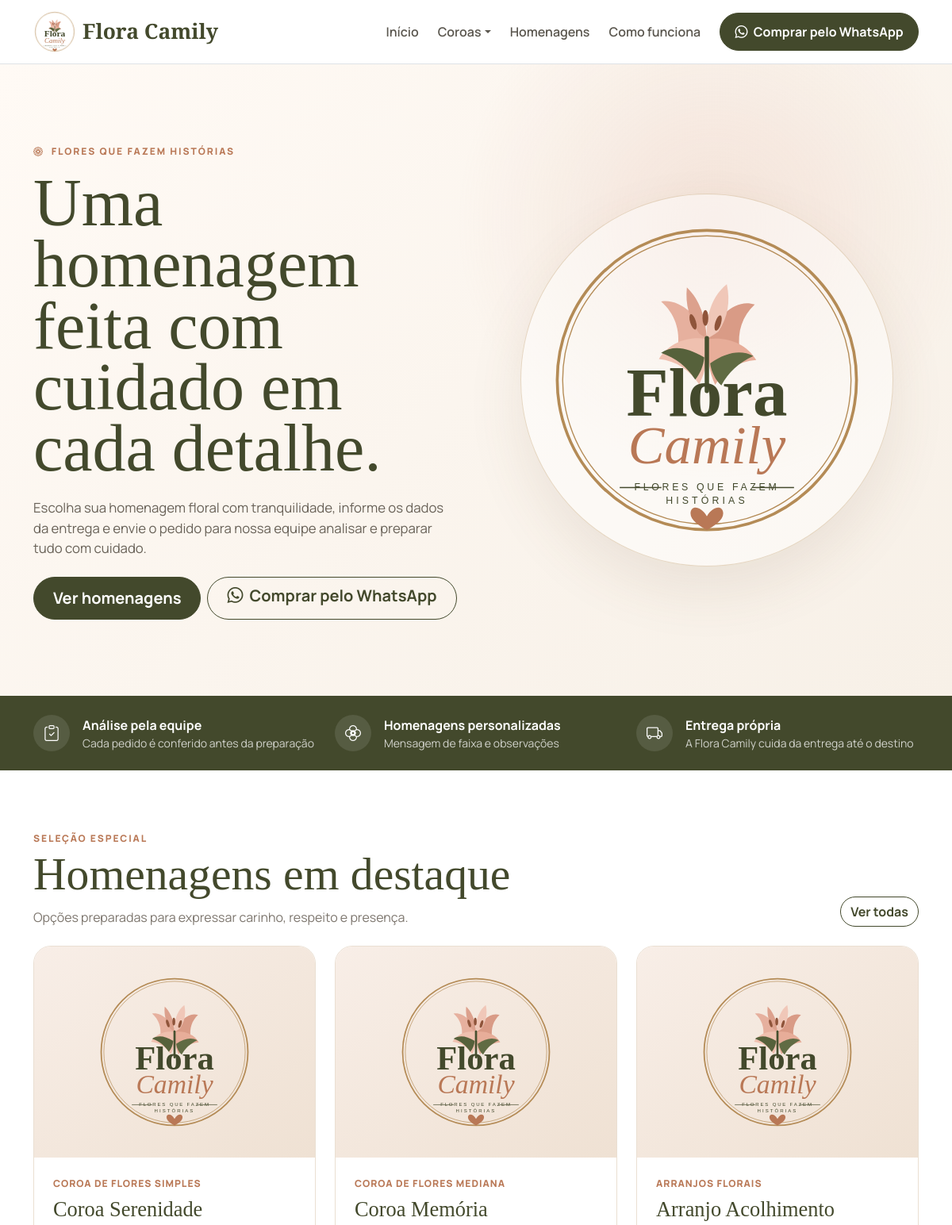
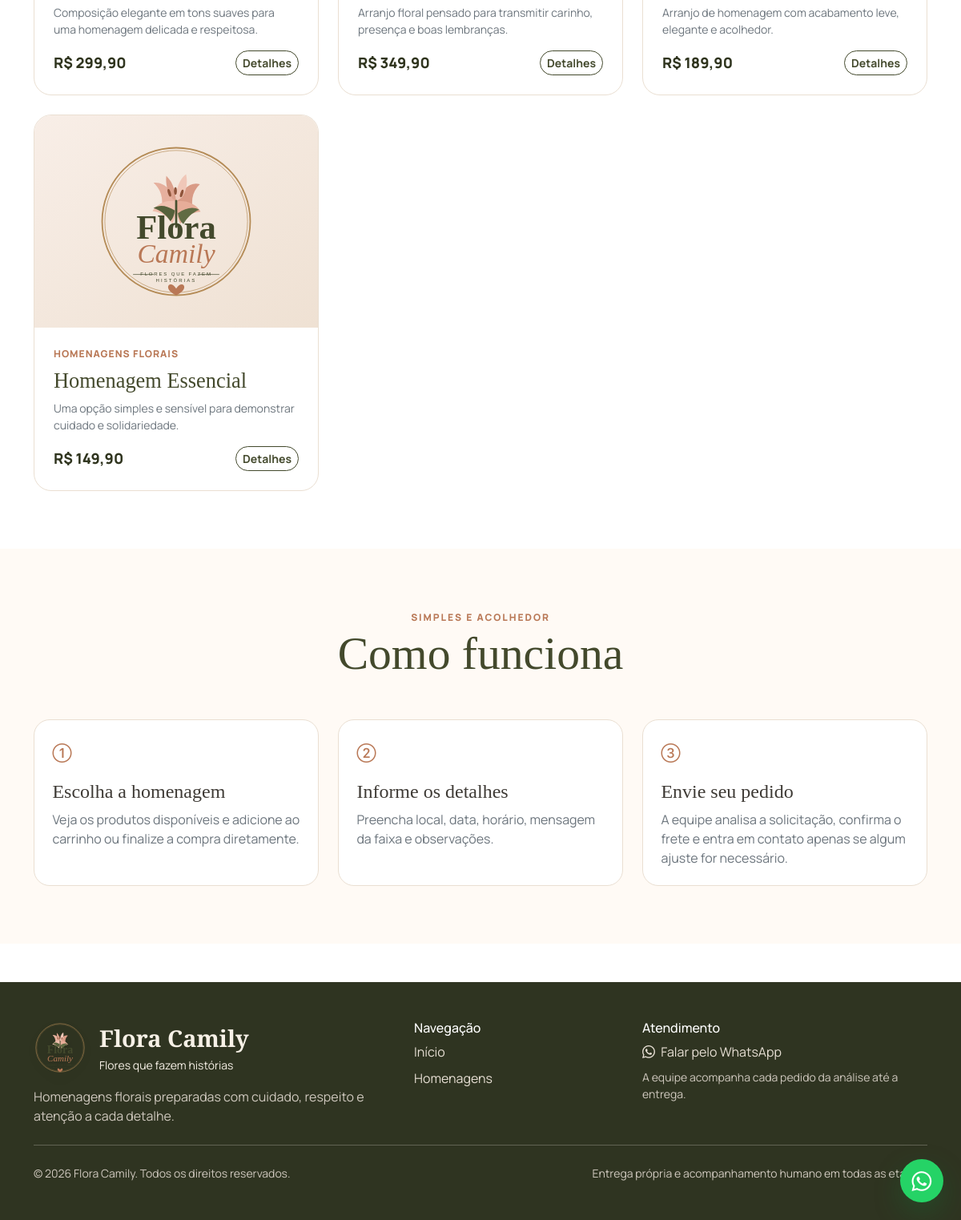
The page / on the database its author committed (2 pictures, top to bottom).
### tables this page shows
CREATE TABLE IF NOT EXISTS products (
    id INT UNSIGNED AUTO_INCREMENT PRIMARY KEY,
    name VARCHAR(160) NOT NULL,
    category VARCHAR(100) NOT NULL DEFAULT 'Homenagens florais',
    category_id INT UNSIGNED NULL,
    description TEXT NULL,
    price DECIMAL(10,2) NOT NULL DEFAULT 0.00,
    image VARCHAR(255) NULL,
    active TINYINT(1) NOT NULL DEFAULT 1,
    featured TINYINT(1) NOT NULL DEFAULT 0,
    created_at TIMESTAMP DEFAULT CURRENT_TIMESTAMP,
    updated_at TIMESTAMP DEFAULT CURRENT_TIMESTAMP ON UPDATE CURRENT_TIMESTAMP,
    INDEX idx_products_active (active),
    INDEX idx_products_featured (featured),
    INDEX idx_products_category_id (category_id),
    CONSTRAINT fk_products_category FOREIGN KEY (category_id) REFERENCES categories(id) ON DELETE SET NULL
);

CREATE TABLE IF NOT EXISTS app_settings (
    setting_key VARCHAR(120) PRIMARY KEY,
    setting_value TEXT NULL,
    updated_at TIMESTAMP DEFAULT CURRENT_TIMESTAMP ON UPDATE CURRENT_TIMESTAMP
);

CREATE TABLE IF NOT EXISTS categories (
    id INT UNSIGNED AUTO_INCREMENT PRIMARY KEY,
    name VARCHAR(120) NOT NULL,
    slug VARCHAR(140) NOT NULL UNIQUE,
    active TINYINT(1) NOT NULL DEFAULT 1,
    sort_order INT NOT NULL DEFAULT 0,
    created_at TIMESTAMP DEFAULT CURRENT_TIMESTAMP,
    updated_at TIMESTAMP DEFAULT CURRENT_TIMESTAMP ON UPDATE CURRENT_TIMESTAMP,
    INDEX idx_categories_active_sort (active, sort_order)
);

### config.php (called while the page is built, shortened)
<?php
function db(): PDO
{
    static $pdo = null;
    if ($pdo instanceof PDO) {
        return $pdo;
    }
    $dsn = 'mysql:host=' . DB_HOST . ';dbname=' . DB_NAME . ';charset=utf8mb4';
    try {
        $pdo = new PDO($dsn, DB_USER, DB_PASS, [
            PDO::ATTR_ERRMODE => PDO::ERRMODE_EXCEPTION,
            PDO::ATTR_DEFAULT_FETCH_MODE => PDO::FETCH_ASSOC,
            PDO::ATTR_EMULATE_PREPARES => false,
        ]);
    } catch (PDOException $e) {
        http_response_code(500);
        exit('Não foi possível conectar ao banco de dados. Verifique o arquivo config.local.php.');
    }
    return $pdo;
}
function e(?string $value): string
{
    return htmlspecialchars($value ?? '', ENT_QUOTES, 'UTF-8');
}
function money(float $value): string
{
    return 'R$ ' . number_format($value, 2, ',', '.');
}
function excerpt(?string $text, int $limit = 115): string
{
    $text = trim((string) $text);
    if (function_exists('mb_strlen') && function_exists('mb_substr')) {
        return mb_strlen($text, 'UTF-8') > $limit
            ? rtrim(mb_substr($text, 0, $limit, 'UTF-8')) . '...'
            : $text;
    }
    return strlen($text) > $limit ? rtrim(substr($text, 0, $limit)) . '...' : $text;
}
function appSetting(string $key, string $default = ''): string
{
    static $cache = [];
    if (array_key_exists($key, $cache)) {
        return $cache[$key];
    }
    try {
        $stmt = db()->prepare('SELECT setting_value FROM app_settings WHERE setting_key = ? LIMIT 1');
        $stmt->execute([$key]);
        $value = $stmt->fetchColumn();
        $cache[$key] = $value === false || $value === null ? $default : (string) $value;
    } catch (Throwable $e) {
        $cache[$key] = $default;
    }
    return $cache[$key];
}
function siteLogo(): string
{
    $path = appSetting('site_logo', 'assets/img/logo.svg');
    return is_file(__DIR__ . '/' . ltrim($path, '/')) ? $path : 'assets/img/logo.svg';
}
function siteFavicon(): string
{
    $path = appSetting('site_favicon', 'assets/img/logo.svg');
    return is_file(__DIR__ . '/' . ltrim($path, '/')) ? $path : 'assets/img/logo.svg';
}
function productCategoryName(array $product): string
{
    $name = trim((string) ($product['category_name'] ?? ''));
    if ($name !== '') {
        return $name;
    }
    return trim((string) ($product['category'] ?? 'Homenagens florais')) ?: 'Homenagens florais';
}
function productImage(?string $image): string
{
    return siteLogo();
}
function storeWhatsAppUrl(string $message = 'Olá! Gostaria de comprar uma homenagem floral na Flora Camily.'): string
{
    return 'https://wa.me/' . WHATSAPP_NUMBER . '?text=' . rawurlencode($message);
}

### index.php (the view, shortened to what this page needs)
<?php
require __DIR__ . '/includes/header.php';
$stmt = db()->query(
    'SELECT p.*, c.name AS category_name, c.slug AS category_slug
     FROM products p
     LEFT JOIN categories c ON c.id = p.category_id
     WHERE p.active = 1
     ORDER BY p.featured DESC, p.created_at DESC
     LIMIT 6'
);
$products = $stmt->fetchAll();
?>
<section class="hero py-5 py-lg-6">
    <div class="container py-4 py-lg-5">
        <div class="row align-items-center g-5">
            <div class="col-lg-6">
                <span class="eyebrow"><i class="bi bi-flower1"></i> Flores que fazem histórias</span>
                <h1 class="mt-3 mb-4">Uma homenagem feita com cuidado em cada detalhe.</h1>
                <p class="mb-4">Escolha sua homenagem floral com tranquilidade, informe os dados da entrega e envie o pedido para nossa equipe analisar e preparar tudo com cuidado.</p>
                <div class="d-flex flex-wrap gap-2 justify-content-center justify-content-lg-start">
                    <a href="loja.php" class="btn btn-brand btn-lg px-4">Ver homenagens</a>
                    <a href="<?= e(storeWhatsAppUrl()) ?>" target="_blank" rel="noopener" class="btn btn-outline-brand btn-lg px-4"><i class="bi bi-whatsapp me-2"></i>Comprar pelo WhatsApp</a>
                </div>
            </div>
            <div class="col-lg-6">
                <div class="hero-logo-wrap">
                    <img src="assets/img/logo.svg" class="hero-logo" alt="Logo Flora Camily">
                </div>
            </div>
        </div>
    </div>
</section>
<section class="info-strip py-4">
    <div class="container">
        <div class="row g-4">
            <div class="col-md-4 d-flex gap-3 align-items-center">
                <div class="info-icon"><i class="bi bi-clipboard-check"></i></div>
                <div><strong>Análise pela equipe</strong><div class="small opacity-75">Cada pedido é conferido antes da preparação</div></div>
            </div>
            <div class="col-md-4 d-flex gap-3 align-items-center">
                <div class="info-icon"><i class="bi bi-flower2"></i></div>
                <div><strong>Homenagens personalizadas</strong><div class="small opacity-75">Mensagem de faixa e observações</div></div>
            </div>
            <div class="col-md-4 d-flex gap-3 align-items-center">
                <div class="info-icon"><i class="bi bi-truck"></i></div>
                <div><strong>Entrega própria</strong><div class="small opacity-75">A Flora Camily cuida da entrega até o destino</div></div>
            </div>
        </div>
    </div>
</section>
<section class="py-5">
    <div class="container py-lg-4">
        <div class="d-flex flex-column flex-md-row justify-content-between align-items-md-end gap-3 mb-4">
            <div>
                <span class="eyebrow">Seleção especial</span>
                <h2 class="section-title mb-2">Homenagens em destaque</h2>
                <p class="section-subtitle mb-0">Opções preparadas para expressar carinho, respeito e presença.</p>
            </div>
            <a href="loja.php" class="btn btn-outline-brand align-self-start align-self-md-auto">Ver todas</a>
        </div>
        <div class="row g-4">
            <?php foreach ($products as $product): ?>
                <?php $fallback = empty($product['image']); ?>
                <div class="col-md-6 col-xl-4">
                    <article class="product-card">
                        <a href="produto.php?id=<?= (int) $product['id'] ?>" class="text-decoration-none">
                            <img src="<?= e(productImage($product['image'])) ?>" alt="<?= e($product['name']) ?>" class="product-image <?= $fallback ? 'logo-fallback' : '' ?>">
                        </a>
                        <div class="p-4">
                            <div class="product-category mb-2"><?= e(productCategoryName($product)) ?></div>
                            <h3 class="product-title mb-2"><a class="text-decoration-none" href="produto.php?id=<?= (int) $product['id'] ?>"><?= e($product['name']) ?></a></h3>
                            <p class="text-secondary small mb-3"><?= e(excerpt((string) $product['description'], 115)) ?></p>
                            <div class="d-flex justify-content-between align-items-center gap-3">
                                <span class="product-price"><?= money((float) $product['price']) ?></span>
                                <a href="produto.php?id=<?= (int) $product['id'] ?>" class="btn btn-sm btn-outline-brand">Detalhes</a>
                            </div>
                        </div>
                    </article>
                </div>
            <?php endforeach; ?>
        </div>
    </div>
</section>
<section id="como-funciona" class="soft-section py-5">
    <div class="container py-lg-4">
        <div class="text-center mb-5">
            <span class="eyebrow">Simples e acolhedor</span>
            <h2 class="section-title">Como funciona</h2>
        </div>
        <div class="row g-4">
            <div class="col-md-4">
                <div class="feature-card">
                    <i class="bi bi-1-circle"></i>
                    <h3 class="h4 mt-3">Escolha a homenagem</h3>
                    <p class="text-secondary mb-0">Veja os produtos disponíveis e adicione ao carrinho ou finalize a compra diretamente.</p>
                </div>
            </div>
            <div class="col-md-4">
                <div class="feature-card">
                    <i class="bi bi-2-circle"></i>
                    <h3 class="h4 mt-3">Informe os detalhes</h3>
                    <p class="text-secondary mb-0">Preencha local, data, horário, mensagem da faixa e observações.</p>
                </div>
            </div>
            <div class="col-md-4">
                <div class="feature-card">
                    <i class="bi bi-3-circle"></i>
                    <h3 class="h4 mt-3">Envie seu pedido</h3>
                    <p class="text-secondary mb-0">A equipe analisa a solicitação, confirma o frete e entra em contato apenas se algum ajuste for necessário.</p>
                </div>
            </div>
        </div>
    </div>
</section>
<?php require __DIR__ . '/includes/footer.php'; ?>

### includes/footer.php (shortened to what this page needs)
</main>
<footer class="site-footer mt-5">
    <div class="container py-5">
        <div class="row g-4 align-items-start">
            <div class="col-lg-5">
                <div class="d-flex align-items-center gap-3 mb-3">
                    <img src="<?= e(siteLogo()) ?>" alt="Flora Camily" class="footer-logo">
                    <div>
                        <div class="footer-brand">Flora Camily</div>
                        <small>Flores que fazem histórias</small>
                    </div>
                </div>
                <p class="mb-0 footer-text">Homenagens florais preparadas com cuidado, respeito e atenção a cada detalhe.</p>
            </div>
            <div class="col-6 col-lg-3">
                <h6>Navegação</h6>
                <a href="index.php">Início</a>
                <a href="loja.php">Homenagens</a>
            </div>
            <div class="col-6 col-lg-4">
                <h6>Atendimento</h6>
                <a href="<?= e(storeWhatsAppUrl()) ?>" target="_blank" rel="noopener"><i class="bi bi-whatsapp me-1"></i> Falar pelo WhatsApp</a>
                <span class="footer-text small d-block mt-2">A equipe acompanha cada pedido da análise até a entrega.</span>
            </div>
        </div>
        <hr class="my-4">
        <div class="d-flex flex-column flex-md-row justify-content-between gap-2 small footer-text">
            <span>© <?= date('Y') ?> Flora Camily. Todos os direitos reservados.</span>
            <span>Entrega própria e acompanhamento humano em todas as etapas.</span>
        </div>
    </div>
</footer>
<div class="floating-actions" aria-label="Ações rápidas">
    <a href="<?= e(storeWhatsAppUrl()) ?>" target="_blank" rel="noopener" class="floating-whatsapp" aria-label="Comprar pelo WhatsApp" title="Comprar pelo WhatsApp">
        <i class="bi bi-whatsapp"></i>
    </a>
</div>
</body>
</html>

### rows shown on the page
products: image.setting_value (picture), category.name "COROA DE FLORES SIMPLES", name "Coroa Serenidade", description "Composição elegante em tons suaves para uma homenagem delicada e respeitosa.", price "R$ 299,90"
products: image.setting_value (picture), category.name "COROA DE FLORES MEDIANA", name "Coroa Memória", description "Arranjo floral pensado para transmitir carinho, presença e boas lembranças.", price "R$ 349,90"
products: image.setting_value (picture), category "ARRANJOS FLORAIS", name "Arranjo Acolhimento", description "Arranjo de homenagem com acabamento leve, elegante e acolhedor.", price "R$ 189,90"
products: image.setting_value (picture), category "HOMENAGENS FLORAIS", name "Homenagem Essencial", description "Uma opção simples e sensível para demonstrar cuidado e solidariedade.", price "R$ 149,90"
app_settings: setting_value (picture)
